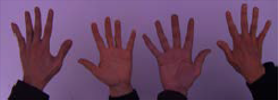
#> input picture white_patch/test_blue.png, 278 x 100 px
$ jupyter execute TP1.ipynb
#> lines starting #> are read from the running program, lines starting #| are printed output that depends on the picture; after the words box and inside, x2 and y2 are one past the last pixel; in counts of white or black regions, pixels touching at a corner belong together
### Parte 1 (imágenes en /white_patch y /coord_cromaticas):
1. Implementar el algoritmo de pasaje a coordenadas cromáticas para librarnos de las variaciones de contraste.
2. Implementar el algoritmo White Patch para librarnos de las diferencias de color de iluminación.
3. Mostrar los resultados obtenidos y analizar las posibles fallas (si es que las hay) en el caso de White patch.

[cell 1]
# OpenCV-Python utiliza NumPy para el manejo de imágenes
import numpy as np
# cv2 es el módulo python para acceder a OpenCV
import cv2 as cv
# Usamos las poderosas herramientas de graficación de matplotlib para mostrar imágenes, perfiles, histogramas, etc
import matplotlib.pyplot as plt
import glob

[cell 2]
# Cargar una imagen en modo monocromático (un canal)
PATH='./white_patch/'
img = cv.imread(PATH+'test_blue.png')
#> img is the input picture: shape (100, 278, 3); mean B, G, R 100.7, 69.5, 103

PATH_WP='./white_patch/'
PATH_CC='./coord_cromaticas/'


images_wp = [cv.imread(file) for file in glob.glob(PATH_WP+'*.png')]
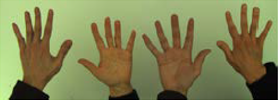
#> input picture white_patch/test_green.png, 278 x 100 px
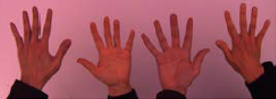
#> input picture white_patch/test_red.png, 276 x 99 px
#> images_wp = 3 items
images_cc = [cv.imread(file) for file in glob.glob(PATH_CC+'*.png')]

#Noto que es BGR, lo cambio a RGB
img = cv.cvtColor(img, cv.COLOR_BGR2RGB)

for index,im in enumerate(images_wp):
    images_wp[index] = cv.cvtColor(im, cv.COLOR_BGR2RGB)
#> this loop made 3 passes

for index,im in enumerate(images_cc):
    images_cc[index] = cv.cvtColor(im, cv.COLOR_BGR2RGB)
#> after the loop, images_cc = []


# Dimensión de la imagen
print(f'Tamaño imagen: {img.shape} pix')
#| Tamaño imagen: (100, 278, 3) pix

#Graficamos la imagen
plt.imshow(img)
plt.show()

[cell 3]
def change_coord_crom(input_image:np.ndarray) -> np.ndarray:
    '''
    Argumentos
    input_image: Imagen de entrada
    ---------------------------------------
    Retorno
    Imagen: (numpy.ndarray) en coordenadas cromaticas
    '''
    rgb=np.sum(input_image,axis=2)
    rgb = np.repeat(rgb[:, :, np.newaxis], 3, axis=2)
#> rgb: shape (100, 278, 3) uint64
    img_new=np.divide(input_image, rgb, out=np.zeros_like(input_image).astype(float), where=rgb.astype(float)!=0)
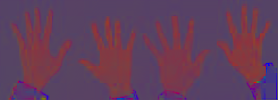
#> img_new: shape (100, 278, 3) float64; mean R, G, B 0.392, 0.247, 0.361
    return img_new

[cell 4]
def wp(input_image:np.ndarray) -> np.ndarray:
    '''
    Argumentos
    input_image: Imagen de entrada
    ---------------------------------------
    Retorno
    Imagen: (numpy.ndarray) en coordenadas cromaticas
    '''
    rgb_max=[np.amax(img[:,:,0]),
            np.amax(img[:,:,1]),
            np.amax(img[:,:,2])
            ]
#> rgb_max = [165, 138, 200]
    rgb_max=np.ones(input_image.shape)*rgb_max
    v255=np.ones(input_image.shape)*float(255)
    img3=(v255*input_image/rgb_max).astype(int)
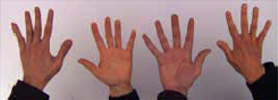
#> img3: shape (100, 278, 3) int64; mean R, G, B 158.8, 127.9, 127.9
    img3=np.clip(img3, 0, 255, out = img3)
    return img3.astype(int)

[cell 5]
img2=change_coord_crom(img)

[cell 6]
#Graficamos la imagen
plt.imshow(img2)
plt.show()

[cell 7]
#Implementacion de White patch
plt.imshow(wp(img))
plt.show()

[cell 8]
#Repetimos para todas las imagenes

for index,im in enumerate(images_cc):
        print(f'Imagen: {index}')

        print('Original')
        plt.imshow(im)
        plt.show()

        print('Coordenadas Cromáticas:')
        plt.imshow(change_coord_crom(im))
        plt.show()
#> this loop made 0 passes

for index,im in enumerate(images_wp):
        print(f'Imagen: {index}')

        print('Original')
        plt.imshow(im)
        plt.show()

        print('White-Patch:')
        plt.imshow(wp(im))
        plt.show()

No he notado fallas en particular en el caso de White-Patch, mas bien he notado que para la imágen 2, se ha acentuado el ruido. Entiendo que esto puede deberse a que los valores máximos de algún canal seán bajos, extendiendose hacia los 255, agrandando el ruido.

### Parte 2:
1. Para las imágenes img1_tp.png y img2_tp.png leerlas con OpenCV en escala de grisas y visualizarlas.

[cell 9]
# Cargar una imagen en modo monocromático (un canal)
PATH=''
img1 = cv.imread(PATH+'img1_tp.png', cv.IMREAD_GRAYSCALE)
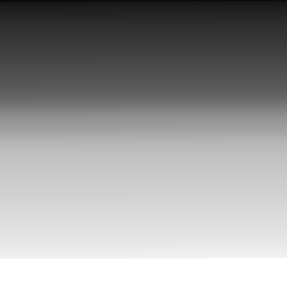
#> input picture img1_tp.png, 287 x 288 px
#> img1 is the input picture: shape (288, 287); min 2, max 255, mean 154.8
img2 = cv.imread(PATH+'img2_tp.png', cv.IMREAD_GRAYSCALE)
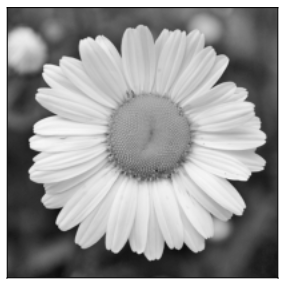
#> input picture img2_tp.png, 287 x 288 px
#> img2 is the input picture: shape (288, 287); min 2, max 255, mean 154.8

[cell 10]
plt.imshow(img1, cmap='gray')
plt.show()

plt.imshow(img2, cmap='gray')
plt.show()

2. Elija el numero de bins que crea conveniente y grafique su histograma, compare los histogramas entre si.

[cell 11]
# Nueva figura
plt.figure()
plt.hist(img1.ravel(),50,[0,254])
plt.show()
#> figure, not shown here; tallest bar 3785 high, from x = 203.2 to 208.3

[cell 12]
# Nueva figura
plt.figure()
plt.hist(img2.ravel(),50,[0,254])
plt.show()

Explicar lo que se observa, si tuviera que entrenar un modelo de clasificación/detección de imágenes, considera que puede ser de utilidad tomar como ‘features’ a los histogramas?

Veo que a pesar de ser distintas imagenes tiene los mismos histogramas.

Creo que se podría considerar de utilidad como 'feature' pero hay que tener cuidado y entender que el histograma pierde información de la imagen. Y estas dos imagenes son ejemplos claros, distintas imagnenes, mismos histogramas.

3. Para la imagen segmentacion.png analice el histograma de los canales RGB. Segmente algunos de los elementos presentes en la imagen (agua, cielo, tierra) y muestre, aplicando mascaras, las regiones en imágenes separadas.

[cell 13]
PATH=''
img = cv.imread(PATH+'segmentacion.png')
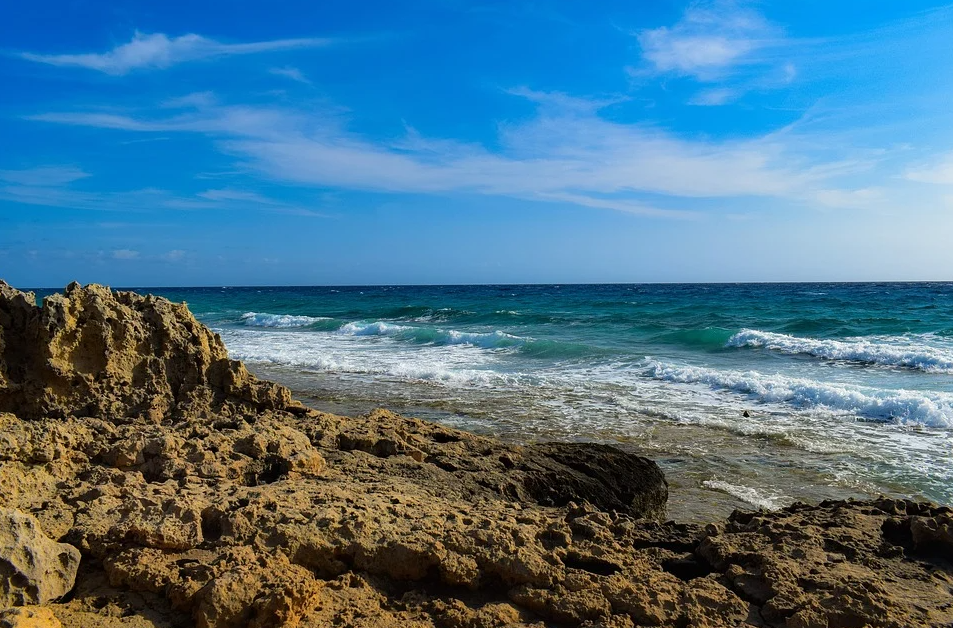
#> input picture segmentacion.png, 953 x 628 px
#> img is the input picture: shape (628, 953, 3); mean B, G, R 139, 116.4, 76.1

#Noto que es BGR, lo cambio a RGB
img = cv.cvtColor(img, cv.COLOR_BGR2RGB)

plt.imshow(img)
plt.show()

[cell 14]
plt.figure()
plt.hist(img[:,:,0].ravel(),100,[0,254])
plt.show()
#> figure, not shown here; tallest bar 84867 high, from x = 0 to 2.54
plt.figure()
plt.hist(img[:,:,1].ravel(),100,[0,254])
plt.show()
#> figure, not shown here; tallest bar 17510 high, from x = 127 to 129.5
plt.figure()
plt.hist(img[:,:,2].ravel(),100,[0,254])
plt.show()
#> figure, not shown here; tallest bar 29325 high, from x = 0 to 2.54

[cell 15]
ret, thresh = cv.threshold(img[:,:,2], 180,1, cv.THRESH_BINARY)
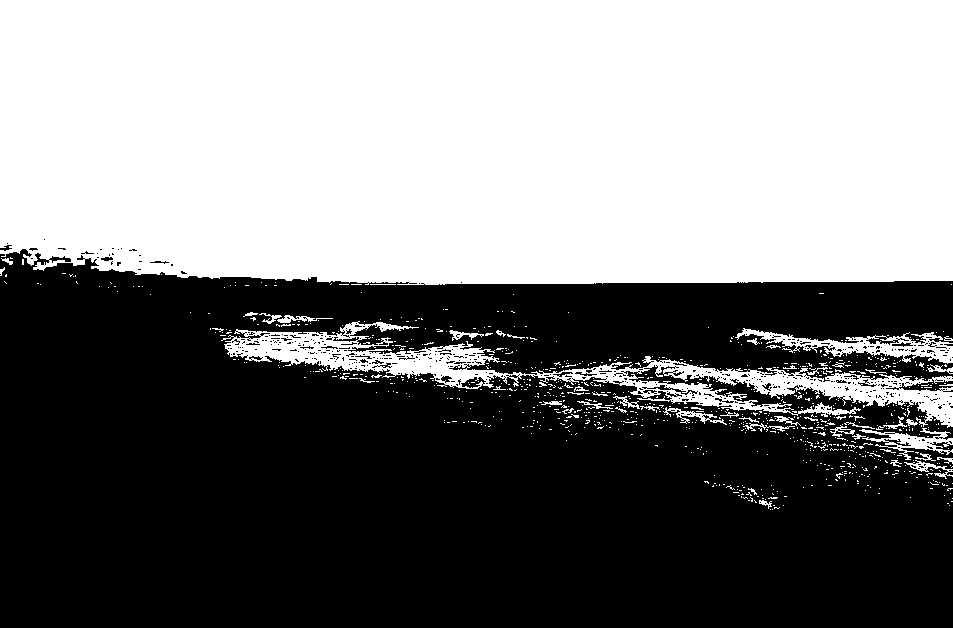
#> thresh: shape (628, 953); values 0 (black) and 1 (white), 48.5% white; 907 white regions (852 under 20 px), largest, box (x1, y1, x2, y2) and area: (0, 0, 953, 285) 265615, (221, 321, 953, 428) 15959, (735, 328, 953, 364) 2514
# ax3.imshow(thresh, cmap='gray', vmin=0, vmax=1)
# ax3.set_title('Binarizada OpenCV, Fijo')

img4=img.copy()
img4[:,:,2]=img4[:,:,2]*thresh
img4[:,:,1]=np.zeros_like(img4[:,:,1])
img4[:,:,0]=np.zeros_like(img4[:,:,0])

plt.figure()
plt.imshow(img4)
plt.show()


plt.figure()
plt.hist(img[:,:,2].ravel(),254,[0,254])
plt.show()
#> figure, not shown here; tallest bar 22983 high, from x = 0 to 1

plt.figure()
plt.hist((img4[:,:,2]*thresh).ravel(),254,[0,254])
plt.show()
#> figure, not shown here; tallest bar 308078 high, from x = 0 to 1

[cell 16]
ret, thresh = cv.threshold(img[:,:,2], 100,1, cv.THRESH_BINARY)
#> thresh: shape (628, 953); values 0 (black) and 1 (white), 62.4% white; 1257 black regions (1193 under 20 px), largest, box (x1, y1, x2, y2) and area: (0, 280, 953, 628) 215666, (747, 317, 931, 333) 1215, (782, 298, 890, 310) 509
# ax3.imshow(thresh, cmap='gray', vmin=0, vmax=1)
# ax3.set_title('Binarizada OpenCV, Fijo')

img4=img.copy()
img4[:,:,1]=img4[:,:,1]*thresh
img4[:,:,2]=np.zeros_like(img4[:,:,2])
img4[:,:,0]=np.zeros_like(img4[:,:,0])
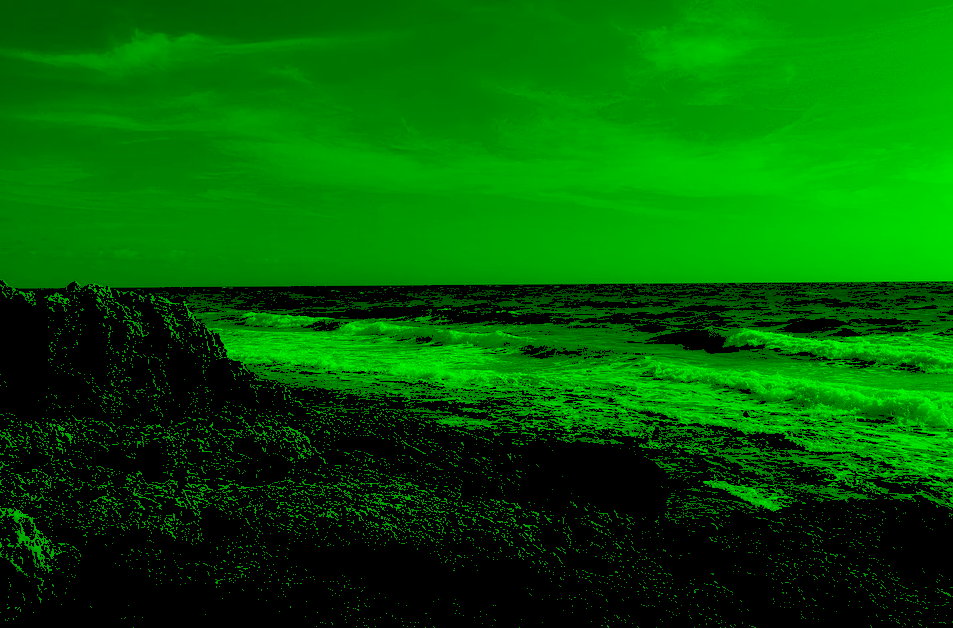
#> img4: shape (628, 953, 3); mean R, G, B 0, 93.2, 0

plt.figure()
plt.imshow(img4)
plt.show()


plt.figure()
plt.hist(img[:,:,1].ravel(),254,[0,254])
plt.show()
#> figure, not shown here; tallest bar 8300 high, from x = 125 to 126

plt.figure()
plt.hist((img4[:,:,1]*thresh).ravel(),254,[0,254])
plt.show()
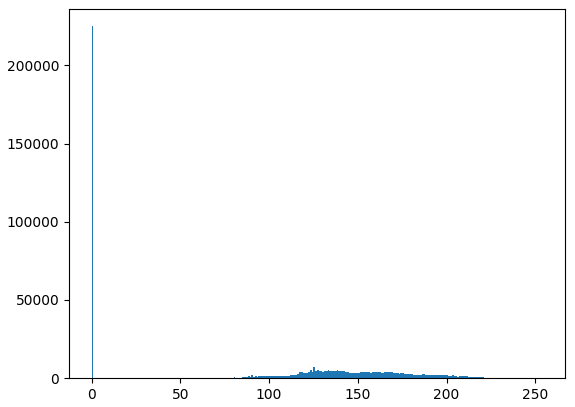
#> figure drawn by matplotlib, 1 panel; tallest bar 225040 high, from x = 0 to 1
